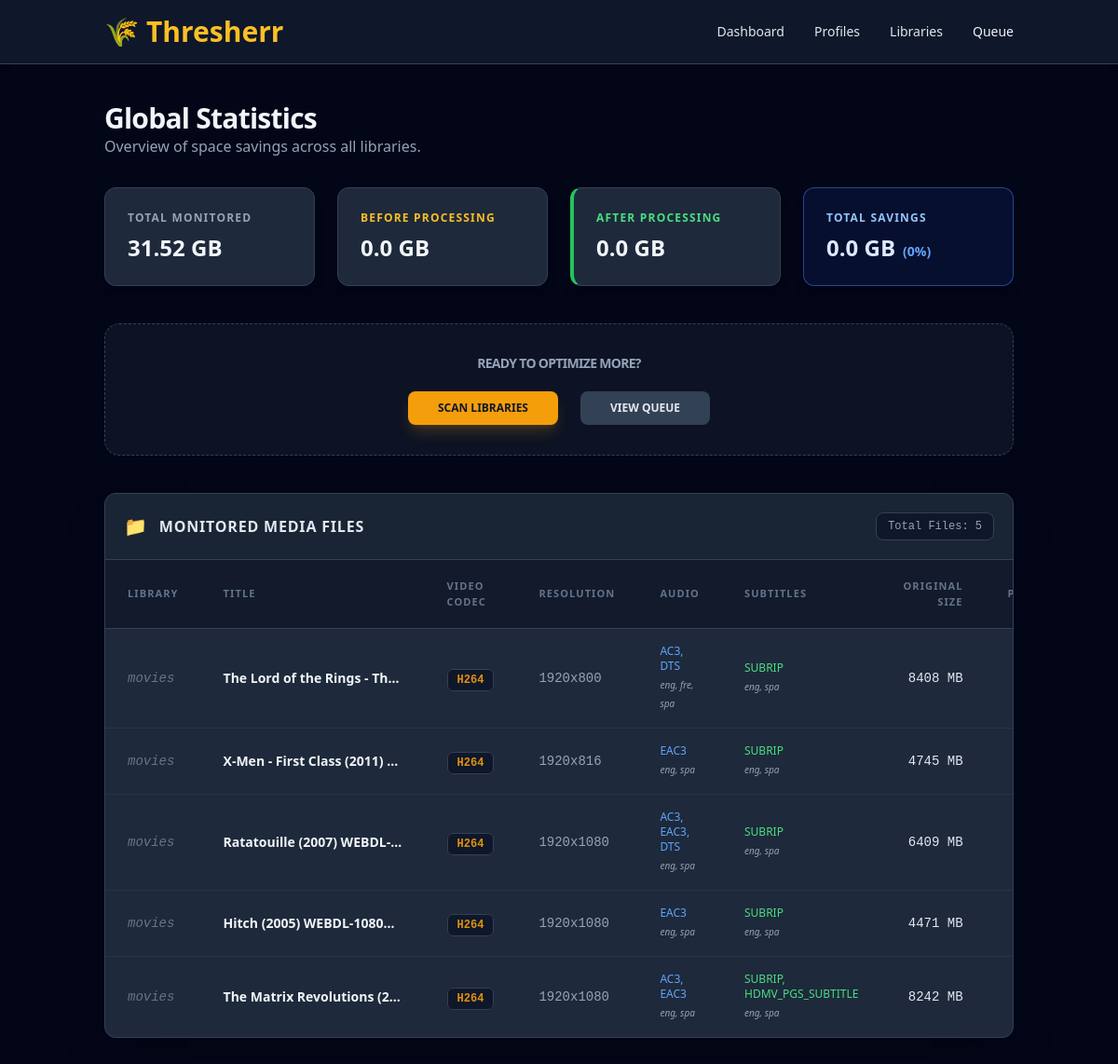
Before: / with the older database file.
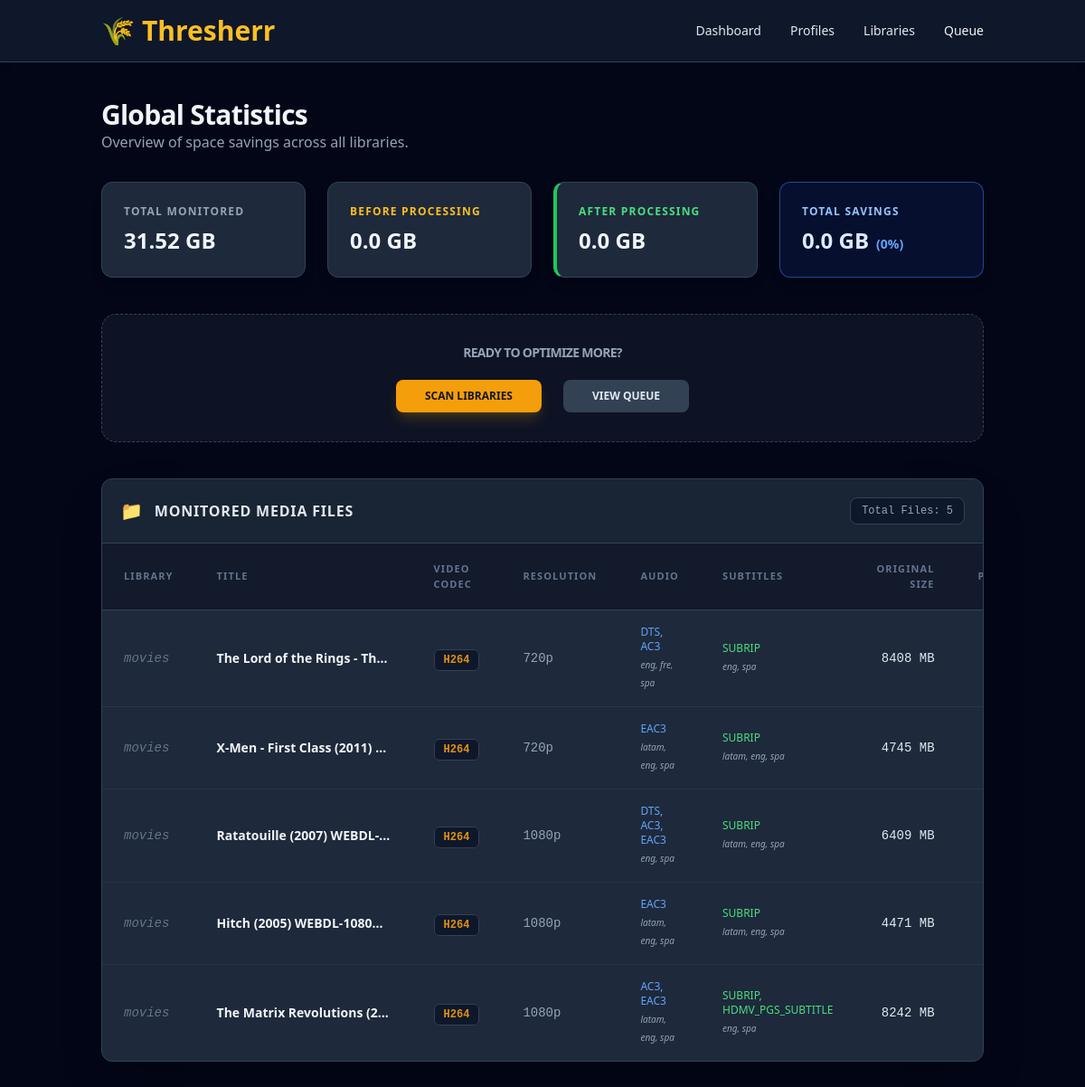
After: the same page with the newer database file.
### models.py (models this page shows)
class MediaFile(Base):
    __tablename__ = "media_files"
    id = Column(Integer, primary_key=True, index=True)
    file_name = Column(String)
    full_path = Column(String, unique=True)
    status = Column(String, default="pending")
    video_codec = Column(String, nullable=True)
    resolution = Column(String, nullable=True)
    audio_codec = Column(String, nullable=True)
    audio_languages = Column(String, nullable=True)
    subtitle_codec = Column(String, nullable=True)
    subtitle_languages = Column(String, nullable=True)
    size_original = Column(BigInteger, nullable=True)
    size_final = Column(BigInteger, nullable=True)
    library_id = Column(Integer, ForeignKey("libraries.id"))
    library = relationship("Library")

class Library(Base):
    __tablename__ = "libraries"
    id = Column(Integer, primary_key=True, index=True)
    name = Column(String)
    media_path = Column(String)
    temp_path = Column(String)
    profile_id = Column(Integer, ForeignKey("profiles.id"))
    profile = relationship("Profile", back_populates="libraries")

### main.py (the view)
@app.get("/", response_class=HTMLResponse)
async def dashboard(request: Request, db: Session = Depends(get_db)):
    total_orig = db.query(func.sum(models.MediaFile.size_original)).scalar() or 0
    total_done_orig = db.query(func.sum(models.MediaFile.size_original)).filter(models.MediaFile.status == "completed").scalar() or 0
    total_done_final = db.query(func.sum(models.MediaFile.size_final)).filter(models.MediaFile.status == "completed").scalar() or 0
    savings = total_done_orig - total_done_final
    savings_pct = (savings / total_done_orig * 100) if total_done_orig > 0 else 0
    media_files = db.query(models.MediaFile).order_by(models.MediaFile.id.desc()).all()
    return templates.TemplateResponse(
        request=request,
        name="dashboard.html",
        context={
            "total_gb": round(total_orig / (1024**3), 2),
            "processed_orig_gb": round(total_done_orig / (1024**3), 2),
            "processed_final_gb": round(total_done_final / (1024**3), 2),
            "savings_gb": round(savings / (1024**3), 2),
            "savings_pct": round(savings_pct, 1),
            "media_files": media_files # Verify this variable name matches the template
        }
    )

### templates/dashboard.html (shortened to what this page needs)
{% extends "base.html" %}
{% block content %}
<div class="mb-8">
    <h1 class="text-3xl font-bold text-slate-100 tracking-tight">Global Statistics</h1>
    <p class="text-slate-400 text-base">Overview of space savings across all libraries.</p>
</div>
<div class="grid grid-cols-1 md:grid-cols-2 lg:grid-cols-4 gap-6 mb-10">
    <div class="bg-slate-800 p-6 rounded-xl border border-slate-700 shadow-lg">
        <p class="text-slate-400 text-xs font-bold uppercase tracking-widest">Total Monitored</p>
        <p class="text-2xl font-bold text-slate-100 mt-2">{{ total_gb }} GB</p>
    </div>
    <div class="bg-slate-800 p-6 rounded-xl border border-slate-700 shadow-lg">
        <p class="text-amber-400 text-xs font-bold uppercase tracking-widest">Before Processing</p>
        <p class="text-2xl font-bold text-slate-100 mt-2">{{ processed_orig_gb }} GB</p>
    </div>
    <div class="bg-slate-800 p-6 rounded-xl border border-slate-700 shadow-lg border-l-4 border-l-green-500">
        <p class="text-green-400 text-xs font-bold uppercase tracking-widest">After Processing</p>
        <p class="text-2xl font-bold text-slate-100 mt-2">{{ processed_final_gb }} GB</p>
    </div>
    <div class="bg-blue-900/20 p-6 rounded-xl border border-blue-500/50 shadow-lg">
        <p class="text-blue-300 text-xs font-bold uppercase tracking-widest">Total Savings</p>
        <div class="flex items-baseline gap-2">
            <p class="text-2xl font-bold text-blue-100 mt-2">{{ savings_gb }} GB</p>
            <p class="text-blue-400 text-sm font-bold">({{ savings_pct }}%)</p>
        </div>
    </div>
</div>
<div class="bg-slate-800/40 p-8 rounded-2xl border border-dashed border-slate-700 text-center mb-10">
    <h2 class="text-sm font-semibold text-slate-400 mb-5 uppercase tracking-tighter">Ready to optimize more?</h2>
    <div class="flex justify-center gap-6">
        <a href="/scan" class="bg-amber-500 hover:bg-amber-600 text-slate-900 font-bold py-2.5 px-8 rounded-lg transition-all transform active:scale-95 text-xs uppercase shadow-lg shadow-amber-500/20">
            Scan Libraries
        </a>
        <a href="/queue" class="bg-slate-700 hover:bg-slate-600 text-slate-200 font-bold py-2.5 px-8 rounded-lg transition-all transform active:scale-95 text-xs uppercase">
            View Queue
        </a>
    </div>
</div>
<div class="bg-slate-800 rounded-xl border border-slate-700 shadow-2xl overflow-hidden mb-12">
    <div class="p-5 border-b border-slate-700 bg-slate-900/30 flex justify-between items-center">
        <h2 class="font-bold text-slate-200 text-base uppercase tracking-wider flex items-center">
            <span class="mr-3 text-xl">📁</span> Monitored Media Files
        </h2>
        <span class="text-xs text-slate-400 bg-slate-900 px-3 py-1.5 rounded-lg border border-slate-700 font-mono">
            Total Files: {{ media_files|length }}
        </span>
    </div>
    <div class="overflow-x-auto">
        <table class="w-full text-left border-collapse">
            <thead class="bg-slate-900/80 text-slate-500 uppercase text-[11px] tracking-widest border-b border-slate-700">
                <tr>
                    <th class="px-6 py-5 font-bold">Library</th>
                    <th class="px-6 py-5 font-bold">Title</th>
                    <th class="px-6 py-5 font-bold">Video Codec</th>
                    <th class="px-6 py-5 font-bold">Resolution</th>
                    <th class="px-6 py-5 font-bold">Audio</th>
                    <th class="px-6 py-5 font-bold">Subtitles</th>
                    <th class="px-6 py-5 font-bold text-right">Original Size</th>
                    <th class="px-6 py-5 font-bold text-right">Processed</th>
                </tr>
            </thead>
            <tbody class="divide-y divide-slate-700/50">
                {% for file in media_files %}
                <tr class="hover:bg-slate-700/20 transition-colors text-sm">
                    <td class="px-6 py-4 text-slate-500 font-mono italic">{{ file.library.name }}</td>
                    <td class="px-6 py-4 font-semibold text-slate-100 truncate max-w-[240px]" title="{{ file.file_name }}">
                        {{ file.file_name }}
                    </td>
                    <td class="px-6 py-4">
                        <span class="bg-slate-900 text-amber-500/90 px-2.5 py-1 rounded-md border border-slate-700 font-mono text-xs font-bold">
                            {{ file.video_codec|upper if file.video_codec else '???' }}
                        </span>
                    </td>
                    <td class="px-6 py-4 text-slate-400 font-mono">
                        {{ file.resolution if file.resolution else '---' }}
                    </td>
                    <td class="px-6 py-4">
                        <div class="text-blue-400 font-medium uppercase text-xs">{{ file.audio_codec if file.audio_codec else 'None' }}</div>
                        <div class="text-[10px] text-slate-400 italic mt-0.5">{{ file.audio_languages if file.audio_languages else '-' }}</div>
                    </td>
                    <td class="px-6 py-4">
                        <div class="text-green-400 font-medium uppercase text-xs">{{ file.subtitle_codec if file.subtitle_codec else 'None' }}</div>
                        <div class="text-[10px] text-slate-400 italic mt-0.5">{{ file.subtitle_languages if file.subtitle_languages else '-' }}</div>
                    </td>
                    <td class="px-6 py-4 text-right text-slate-200 font-mono">
                        {{ (file.size_original / 1048576) | round(0) | int }} MB
                    </td>
                    <td class="px-6 py-4 text-right text-slate-300 font-mono">
                    </td>
                </tr>
                {% else %}
                <tr>
                    <td colspan="9" class="px-6 py-20 text-center text-slate-500 italic bg-slate-900/10 text-base">
                        No media files found. Click "Scan Libraries" to start monitoring.
                    </td>
                </tr>
                {% endfor %}
            </tbody>
        </table>
    </div>
</div>
{% endblock %}

### templates/base.html (shortened to what this page needs)
<!DOCTYPE html>
<html lang="en">
<head>
    <script src="https://cdn.tailwindcss.com"></script>
</head>
<body class="bg-slate-950 text-slate-100 min-h-screen font-sans">
    <header class="bg-slate-900 border-b border-slate-700 shadow-md">
        <div class="container mx-auto px-6 py-4 flex items-center justify-between">
            <div class="flex items-center space-x-2">
                <span class="text-3xl">🌾</span>
                <span class="text-3xl font-bold text-amber-400">Thresherr</span>
            </div>
            <nav class="flex items-center space-x-8 text-sm font-medium">
                <a href="/" class="text-slate-200 hover:text-amber-400 transition-colors">Dashboard</a>
                <a href="/profiles" class="text-slate-200 hover:text-amber-400 transition-colors">Profiles</a>
                <a href="/libraries" class="text-slate-200 hover:text-amber-400 transition-colors">Libraries</a>
                <a href="/queue" class="hover:text-amber-400 transition-colors">Queue</a>
            </nav>
        </div>
    </header>
    <main class="container mx-auto px-6 py-10">
        {% block content %}
        {% endblock %}
    </main>
</body>
</html>

Changed rows visible on the page:
changed MediaFile "eng, fre, spa": resolution "1920x800" → "720p"; audio_codec "AC3, DTS" → "DTS, AC3"
changed MediaFile "X-Men - First Class (2011)…": resolution "1920x816" → "720p"; audio_languages "eng, spa" → "latam, eng, spa"; subtitle_languages "eng, spa" → "latam, eng, spa"
changed MediaFile: resolution "1920x1080" → "1080p"; audio_codec "AC3, EAC3, DTS" → "DTS, AC3, EAC3"; subtitle_languages "eng, spa" → "latam, eng, spa"
changed MediaFile "Hitch (2005) WEBDL-1080…": resolution "1920x1080" → "1080p"; audio_languages "eng, spa" → "latam, eng, spa"; subtitle_languages "eng, spa" → "latam, eng, spa"
changed MediaFile "AC3, EAC3": resolution "1920x1080" → "1080p"; audio_languages "eng, spa" → "latam, eng, spa"
